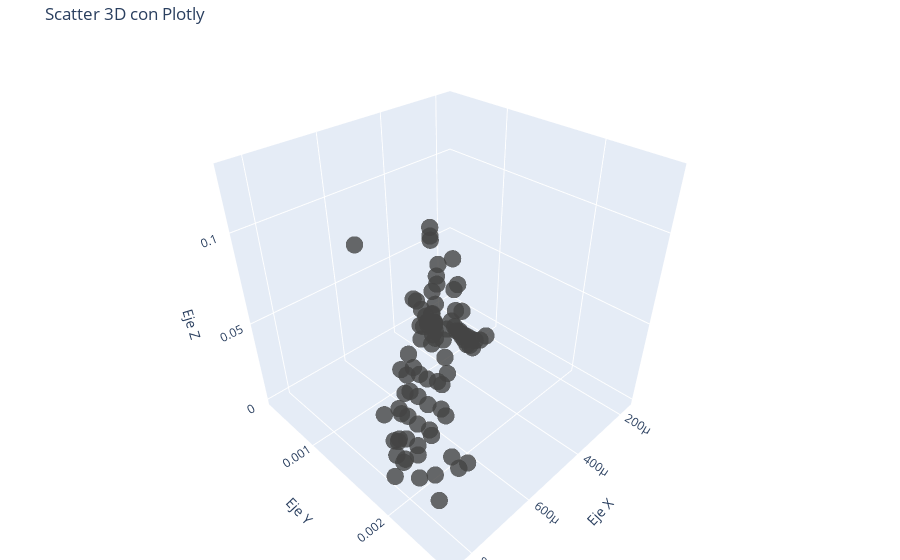

Notebook source saved alongside this figure:
### Code cell
# Crear figura 3D
fig = go.Figure(data=[go.Scatter3d(
    x=PI1.ravel() ,
    y=PI2.ravel() ,
    z=Y.ravel() ,
    mode='markers',
    marker=dict(
        size=6,
        color=Y,           # color según el valor de z
        colorscale='Viridis',
        opacity=0.8
    )
)])

# Configurar diseño
fig.update_layout(
    title='Scatter 3D con Plotly',
    scene=dict(
        xaxis_title='Eje X',
        yaxis_title='Eje Y',
        zaxis_title='Eje Z'
    ),
    margin=dict(l=0, r=0, b=0, t=40)
)

# Mostrar figura
fig.show()
